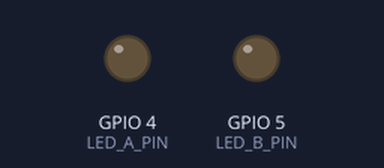
Simulated run of this sketch. Board: ESP32. Parts: output pins drawn as LEDs (lit = HIGH).

Above: at 0.05 s.
At 1.4 s:
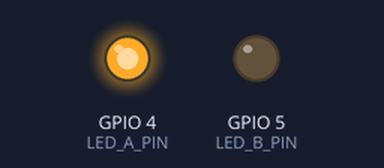
At 2.05 s:
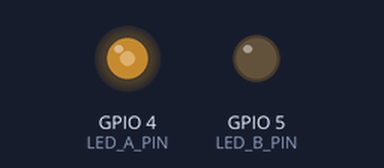
At 2.8 s:
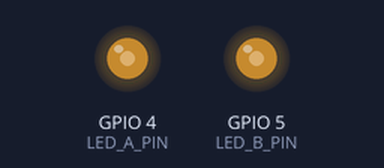
Timing chart, 0 to 6.5 s (numbered marks = the images above):
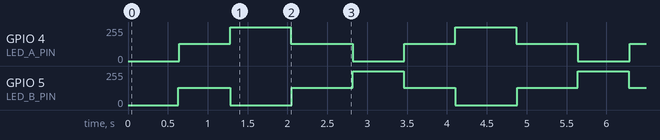

The sketch:

ex06.ino
```cpp
// ex06_dual_pwm_flash.ino
#define LED_A_PIN 4
#define LED_B_PIN 5

// 两个PWM通道
const int channelA = 0;
const int channelB = 1;
const int freq = 5000;
const int resolution = 8;

void setup() {
  Serial.begin(115200);
  ledcSetup(channelA, freq, resolution);
  ledcAttachPin(LED_A_PIN, channelA);
  ledcSetup(channelB, freq, resolution);
  ledcAttachPin(LED_B_PIN, channelB);
}

void loop() {
  // A 渐亮，B 渐暗
  for (int duty = 0; duty <= 255; duty++) {
    ledcWrite(channelA, duty);
    ledcWrite(channelB, 255 - duty);
    delay(5);
  }
  // A 渐暗，B 渐亮（反向）
  for (int duty = 255; duty >= 0; duty--) {
    ledcWrite(channelA, duty);
    ledcWrite(channelB, 255 - duty);
    delay(6);
  }
}
```

Measured:
- by itself, GPIO 4 (LED_A_PIN): repeats every 2.8 s: 255/255 0.76 s, 128/255 0.78 s, 0/255 0.65 s, 128/255 0.64 s
- by itself, GPIO 5 (LED_B_PIN): repeats every 2.8 s: 0/255 0.78 s, 128/255 0.76 s, 255/255 0.64 s, 128/255 0.65 s
